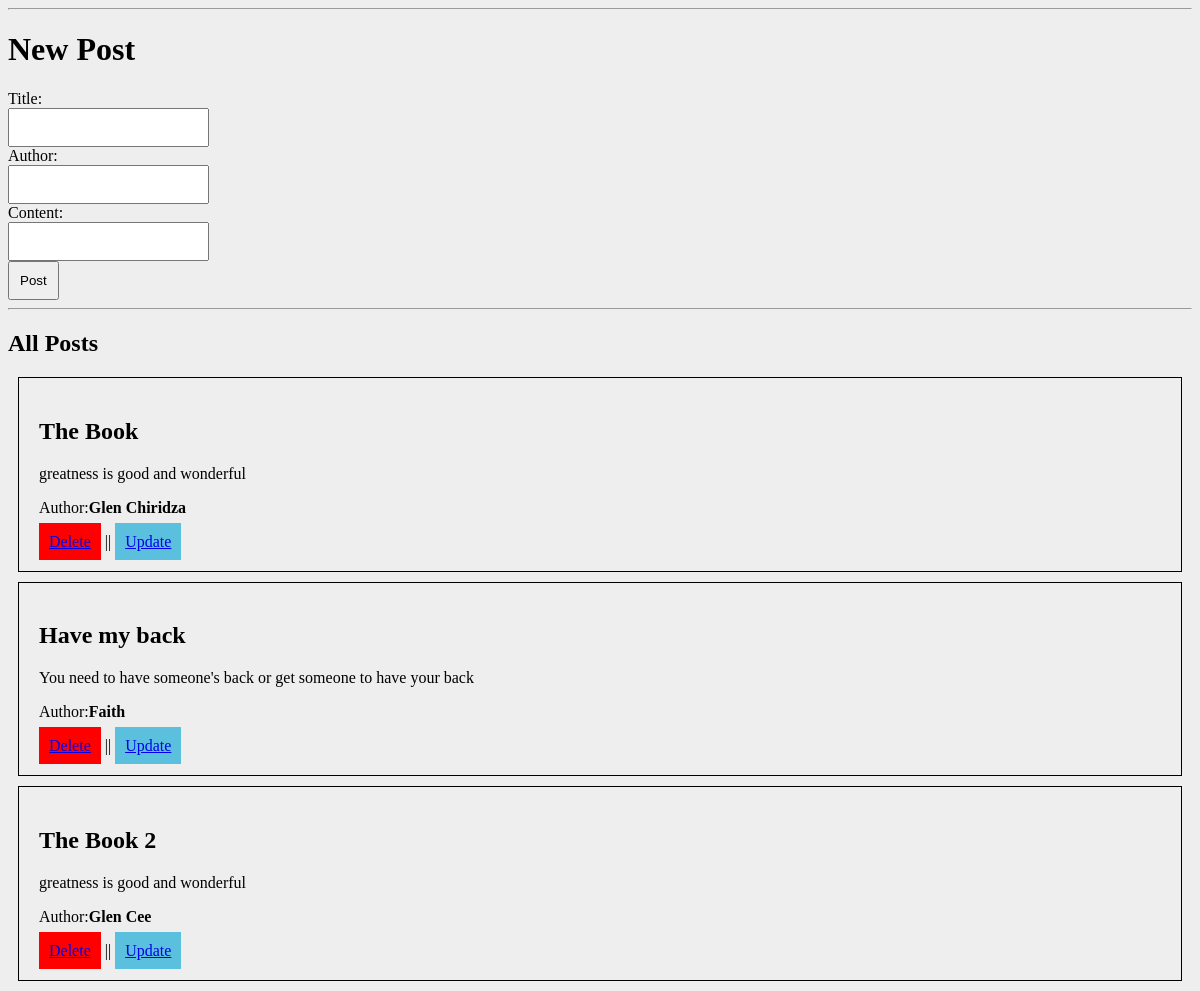
/posts/, run on the app's committed database.
### crud_basics/app.py (models this page shows, shortened)
class BlogPost(db.Model):
    id = db.Column(db.Integer, primary_key=True)
    title = db.Column(db.String(100), nullable=False)
    content = db.Column(db.Text, nullable=False)
    author = db.Column(db.String(50), nullable=False, default='N/A')
    date_posted = db.Column(db.DateTime, nullable=False, default=datetime.utcnow)

### crud_basics/app.py (the view)
@app.route('/posts/', methods=['GET', 'POST'])
def posts():
    if request.method == 'POST':
        post_title = request.form['title']
        post_author = request.form['author']
        post_content = request.form['content']
        new_post = BlogPost(title=post_title, author=post_author, content=post_content)
        db.session.add(new_post)
        db.session.commit()
        return redirect('/posts/')
    else:
        all_posts = BlogPost.query.order_by(BlogPost.date_posted).all()
    return render_template('posts.html', posts=all_posts)

### crud_basics/templates/posts.html (shortened to what this page needs)
{% extends 'base.html' %}
{% block head %}
<div class="container">
{% endblock %}
{% block content %}
<hr/>
<h1>New Post</h1>
<form action="/posts/" method="post">
    Title:<br/> <input type="text" name="title" id="title">
    <br>
    Author:<br/> <input type="text" name="author" id="author">
    <br>
    Content:<br/> <input type="text" name="content" id="content">
    <br>
    <input type="submit" class="btn btn-primary" value="Post">
</form>
<hr/>
<h2>All Posts</h2>
    {% for post in posts %}
<div class="post">
        <h2>{{post.title}} </h2>
        <p>{{post.content}}</p>
        {% if post.author %}
    <p>Author:<b>{{post.author}}</b> </p>
        {% else %}
        <p>Author: N/A</p>
        {% endif %}
        <a href="/posts/delete/{{post.id}}" class="btn-del">Delete</a> ||
        <a href="/posts/update/{{post.id}}" class="btn-save">Update</a>
</div>
    {% endfor %}
{% endblock %}

### crud_basics/templates/base.html (shortened to what this page needs)
<!DOCTYPE html>
<html lang="en">
<head>
    <link rel="stylesheet" href="{{ url_for('static',filename='css/main.css') }}">
    {% block head %}{% endblock %}
</head>
<body class="container">
    {% block content %} {% endblock %}
</body>
</html>

### crud_basics/static/css/main.css (style rules this page uses)
body { background:#eeeeee; }
.post { border:1px solid #000; margin:10px; padding: 20px; }
.btn-del { background:red; padding:10px; }
.btn-save { background:#5bc0de; padding:10px; }
input { padding:10px; }

### data on the page
BlogPost: title "The Book", content "greatness is good and wonderful", author "Glen Chiridza"
BlogPost: title "Have my back", content "You need to have someone's back or get someone to have your back", author "Faith"
BlogPost: title "The Book 2", content "greatness is good and wonderful", author "Glen Cee"
